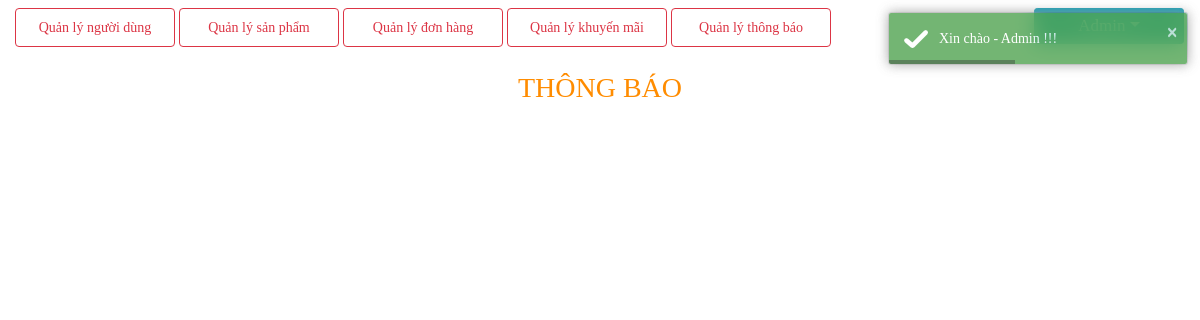
/admin.php?action=notify (signed in), run on an earlier commit of the app's database.
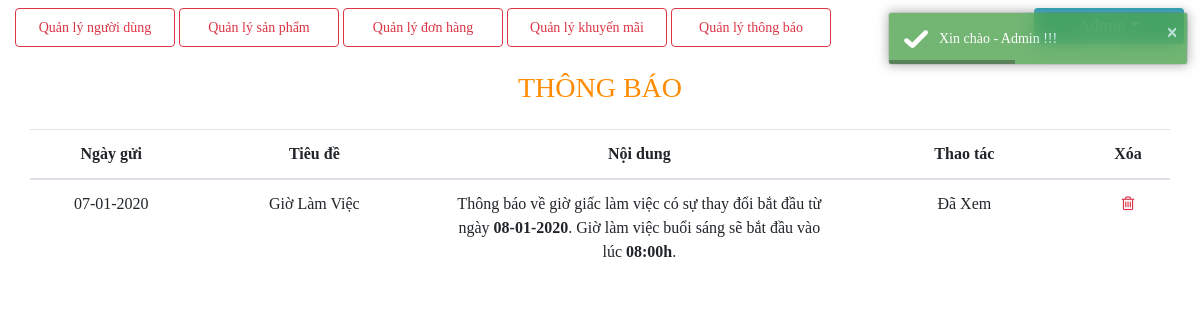
And on a later commit of the database.
### tables this page shows
CREATE TABLE `notify`  (
  `id_notify` int(11) NOT NULL AUTO_INCREMENT,
  `id_sender` int(11) NULL DEFAULT NULL,
  `type_receiver` tinyint(1) NULL DEFAULT 0,
  `title` varchar(100) NULL DEFAULT NULL,
  `message` text NULL,
  `date_send` date NULL DEFAULT NULL,
  PRIMARY KEY (`id_notify`) USING BTREE
);

### lib/admin/form/notify.php (the view)
<div class="container text-center p-0 mt-4">
    <div class="text-center pb-3">
        <h3 class="text-uppercase" id="font-color">Thông báo</h3>
    </div>
    <?php
        if(isset($_SESSION['id_staff'])){
            $id_staff=$_SESSION['id_staff'];
            $stmt=$conn->prepare('SELECT id_notify, status FROM notify_staff WHERE id_staff=:id_staff ORDER BY id_notify DESC');
            $stmt->execute(['id_staff' => $id_staff]);
            $num = $stmt->rowCount();
            if($num > 0){
                $result=$stmt->fetchAll(PDO::FETCH_ASSOC);
        ?>
        <table class="table">
            <thead>
                <th width="100px">Ngày gửi</th>
                <th width="150px">Tiêu đề</th>
                <th width="250px">Nội dung</th>
                <th width="150px">Thao tác</th>
                <th width="50px">Xóa</th>
            </thead>
            <tbody>
            <?php
            foreach($result as $row_s){
                $id_notify = $row_s['id_notify'];
                $stmt=$conn->prepare('SELECT * FROM notify WHERE id_notify=:id_notify');
                $stmt->execute(['id_notify' => $id_notify]);
                $result=$stmt->fetchAll(PDO::FETCH_ASSOC);
                    foreach($result as $row){ ?>
                <tr>
                    <td><?php echo date_format(date_create($row['date_send'], new DateTimeZone('Asia/Bangkok')),"d-m-Y") ?></td>
                    <td><?php echo $row['title'] ?></td>
                    <td><?php echo $row['message'] ?></td>
                    <?php if($row_s['status'] == 0){ ?>
                    <td><a href="lib/admin/process/mark_notify.php?id_notify=<?php echo $row['id_notify'] ?>" class="text-info">Đánh dấu là đã đọc</a></td>
                    <?php }else{ ?>
                    <td><p>Đã Xem</p></td>
                    <?php } ?>
                    <td><a href="lib/admin/process/del_notify.php?id_notify=<?php echo $row['id_notify'] ?>" class="text-danger"><i class="fa fa-trash-o px-1" aria-hidden="true"></i></a></td>
                </tr>
            <?php }} ?>
            </tbody>
        </table>
    <?php }} ?>
</div>

What changed in the data, as far as the page shows it:
added notify: date_send "07-01-2020", title "Giờ Làm Việc", message "Thông báo về giờ giấc làm việc có sự thay đổi bắt đầu từ ngày 08-01-2020 . Giờ làm việc buổi sáng sẽ bắt đầu vào lúc 08:00h ."
Also different on the page:
text now shown: "Ngày gửi Tiêu đề Nội dung Thao tác Xóa"
